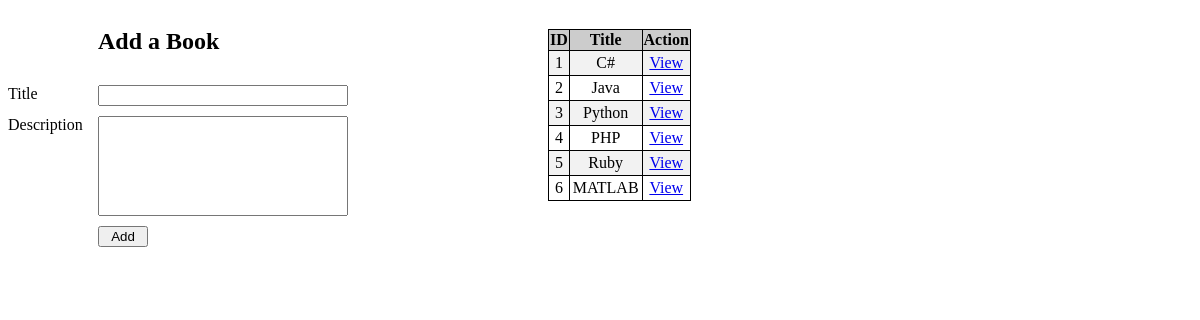
Before: / with the older database file.
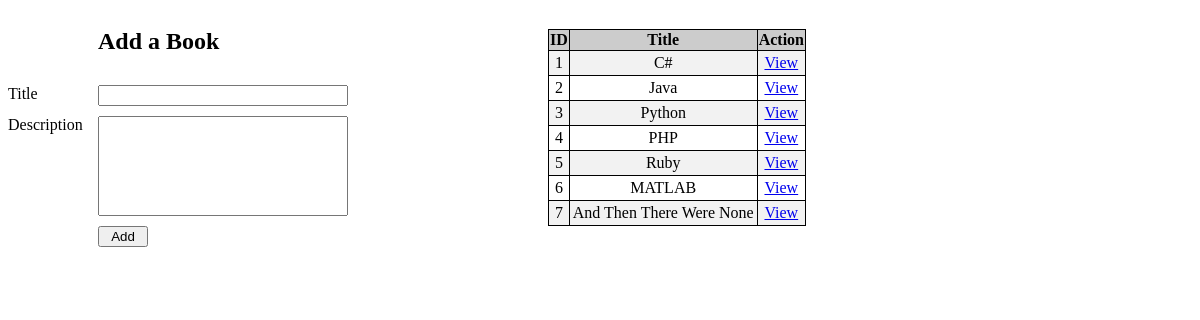
After: the same page with the newer database file.
### books_authors_app/models.py (models this page shows, shortened)
class Book(models.Model):
    title = models.CharField(max_length=255)
    desc = models.TextField()
    created_at = models.DateTimeField(auto_now_add=True)
    updated_at = models.DateTimeField(auto_now=True)

### books_authors_app/views.py (the view)
# urls.py: path('', views.root),
def root(request):
    context = {
        'books': models.get_all_books()
    }
    return render(request, "books.html", context)

### books_authors_app/models.py (called while the page is built)
def get_all_books():
    return Book.objects.all()

### books_authors_app/templates/books.html (shortened to what this page needs)
<!DOCTYPE html>
<html lang="en">
<head>
    {% load static %}
    <link rel="stylesheet" href="{% static 'css/books_style.css' %}">
</head>
<body>
<div class="container">
    <form action="/books/newbook" method="post" class="formgrid">
        <h2 class="cell1">Add a Book</h2>
        <label for="title" class="label1">Title</label>
        <input class="input1" type="text" name="title" id="title" required>
        <label for="desc" class="label2">Description </label>
        <textarea class="input2" name="desc" id="desc" required></textarea>
        <input class="buttonadd" type="submit" value="Add">
    </form>
    <table>
        <tr>
            <th>ID</th>
            <th>Title</th>
            <th>Action</th>
        </tr>
        {% for book in books%}
        <tr>
            <td>{{book.id}}</td>
            <td>{{book.title}}</td>
            <td><a href="/books/{{book.id}}">View</a></td>
        </tr>
        {% endfor %}
    </table>
</div>
</body>
</html>

### books_authors_app/static/css/books_style.css (style rules this page uses)
.container { display: flex; flex-direction: row; justify-content: flex-start; align-items: baseline; }
.formgrid { display: inline-grid; grid-template-columns: 90px 250px; grid-template-rows: auto auto 100px auto; gap: 10px 0; margin-right: 200px; }
.cell1 { grid-column: 2 / 3; grid-row: 1 / 2; }
.label1 { grid-column: 1 / 2; grid-row: 2 / 2; }
.input1 { grid-column: 2 / 3; grid-row: 2 / 2; }
.label2 { grid-column: 1 / 2; grid-row: 3 / 4; }
.input2 { grid-column: 2 / 3; grid-row: 3 / 4; resize: none; }
.buttonadd { grid-column: 2 / 3; grid-row: 4 / 5; width: 50px; }
table, th, td { border: 1px solid black; border-collapse: collapse; text-align: center; }
th { background-color: #cccccc; }
td { padding: 3px; }
tr:nth-child(even) { background-color: #f2f2f2; }

Changed rows visible on the page:
added Book: id "7", title "And Then There Were None"
